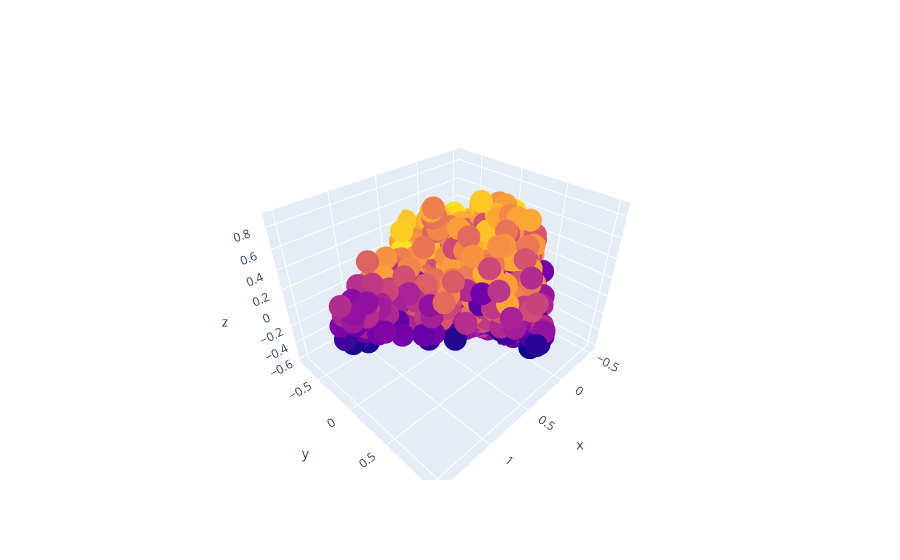

The notebook cell this image was saved under:
### Code cell
chosen = ["energy", "liveness", "tempo", "valence", "loudness", "speechiness", "acousticness", "danceability", "instrumentalness"]
text1 = df["artist"] + " - " + df["song_title"]
text2 = text1.values

# X = data_frame.drop(droppable, axis=1).values
X = df[chosen].values
y = df["danceability"].values

min_max_scaler = MinMaxScaler()
X = min_max_scaler.fit_transform(X)

pca = PCA(n_components=3)
pca.fit(X)

X = pca.transform(X)

import plotly.offline as py
py.init_notebook_mode(connected=True)
import plotly.graph_objs as go
import plotly.tools as tls

trace = go.Scatter3d(
    x=X[:,0],
    y=X[:,1],
    z=X[:,2],
    text=text2,
    mode="markers",
    marker=dict(
        size=8,
        color=y
    )
)

fig = go.Figure(data=[trace])
py.iplot(fig, filename="test-graph")

### Figure 1 — Plotly figure (JSON) as saved in the notebook; plotly's stock layout.template omitted (floating-point values rounded to 4 significant figures; data arrays with more than 128 entries replaced by an {"elided": "..."} marker saying what was removed)
{"data": [{"marker": {"color": {"elided": "2012 float values"}, "size": 8}, "mode": "markers", "text": {"elided": "2012 str values"}, "type": "scatter3d", "x": {"elided": "2012 float values"}, "y": {"elided": "2012 float values"}, "z": {"elided": "2012 float values"}}], "layout": {}}
